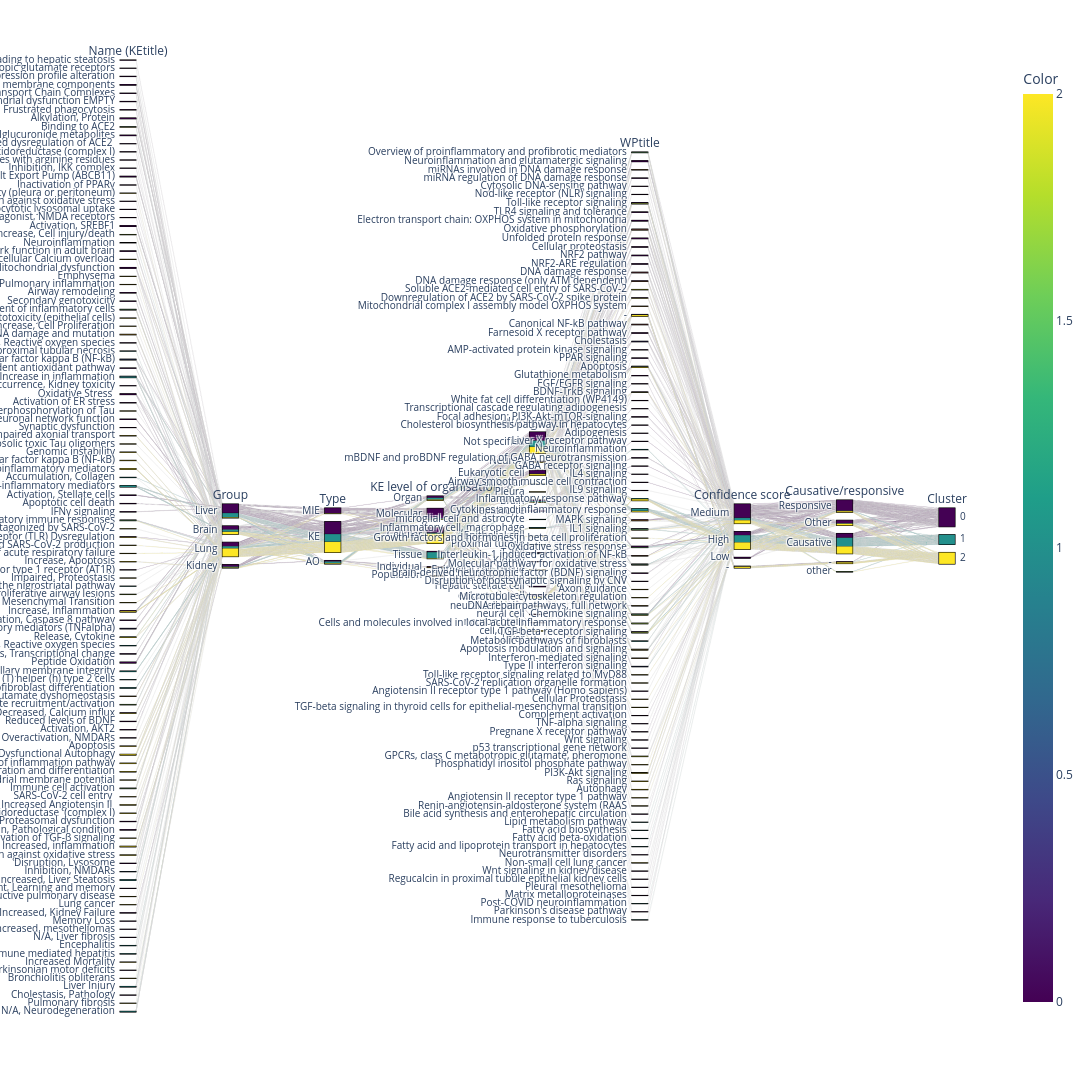

Notebook code for this chart:
### Code cell
DF1['Cluster'] = DF1['Cluster'].astype(str)
cluster_codes = {label: i for i, label in enumerate(DF1['Cluster'].unique())}
DF1['Color'] = DF1['Cluster'].map(cluster_codes)
fig = px.parallel_categories(
    DF1,
    dimensions=[*DF1.columns[:-2], 'Cluster'],
    width=2000,   
    height=1200,
    color="Color",
    color_continuous_scale=px.colors.sequential.Viridis
)
fig.show()

### Figure 1 — Plotly figure (JSON) as saved in the notebook; plotly's stock layout.template omitted (floating-point values rounded to 4 significant figures; data arrays with more than 128 entries replaced by an {"elided": "..."} marker saying what was removed)
{"data": [{"dimensions": [{"label": "Name (KEtitle)", "values": {"elided": "284 str values"}}, {"label": "Group", "values": {"elided": "284 str values"}}, {"label": "Type", "values": {"elided": "284 str values"}}, {"label": "KE level of organisation", "values": {"elided": "284 str values"}}, {"label": "Cell/organ term", "values": {"elided": "284 str values"}}, {"label": "WPtitle", "values": {"elided": "284 str values"}}, {"label": "Confidence score", "values": {"elided": "284 str values"}}, {"label": "Causative/responsive", "values": {"elided": "284 str values"}}, {"label": "Cluster", "values": {"elided": "284 str values"}}], "domain": {"x": [0, 1], "y": [0, 1]}, "line": {"color": {"elided": "284 int values"}, "coloraxis": "coloraxis"}, "name": "", "type": "parcats"}], "layout": {"coloraxis": {"colorbar": {"title": {"text": "Color"}}, "colorscale": [[0, "#440154"], [0.1111, "#482878"], [0.2222, "#3e4989"], [0.3333, "#31688e"], [0.4444, "#26828e"], [0.5556, "#1f9e89"], [0.6667, "#35b779"], [0.7778, "#6ece58"], [0.8889, "#b5de2b"], [1, "#fde725"]]}, "height": 1200, "legend": {"tracegroupgap": 0}, "margin": {"t": 60}, "width": 2000}}
